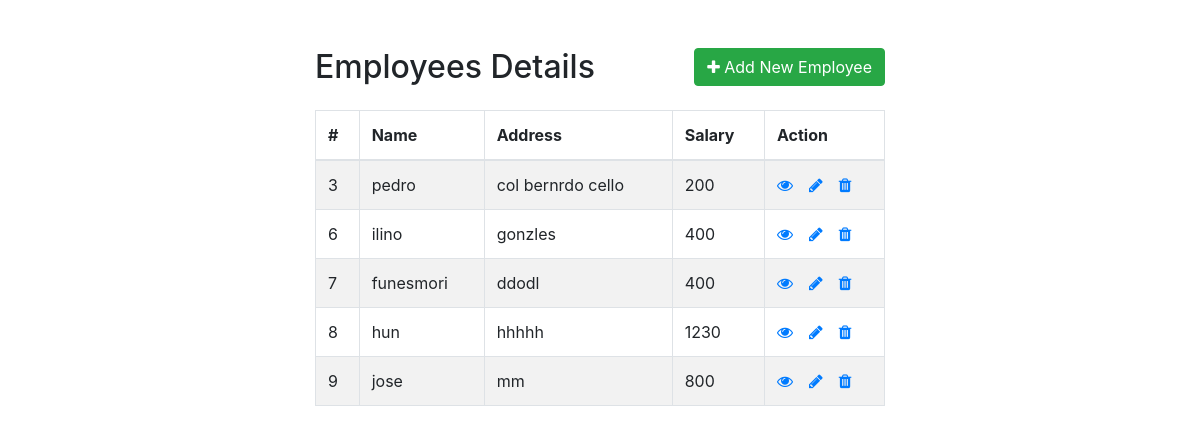
The page / on the database its author committed.
### tables this page shows
CREATE TABLE `employees` (
  `id` int(11) NOT NULL,
  `name` varchar(100) NOT NULL,
  `address` varchar(255) NOT NULL,
  `salary` int(10) NOT NULL
);

### index.php (the view, shortened to what this page needs)
<!DOCTYPE html>
<html lang="en">
<head>
    <link rel="stylesheet" href="https://stackpath.bootstrapcdn.com/bootstrap/4.5.2/css/bootstrap.min.css">
    <link rel="stylesheet" href="https://maxcdn.bootstrapcdn.com/font-awesome/4.7.0/css/font-awesome.min.css">
</head>
<body>
    <div class="wrapper">
        <div class="container-fluid">
            <div class="row">
                <div class="col-md-12">
                    <div class="mt-5 mb-3 clearfix">
                        <h2 class="pull-left">Employees Details</h2>
                        <a href="create.php" class="btn btn-success pull-right"><i class="fa fa-plus"></i> Add New Employee</a>
                    </div>
                    <?php
                    require_once "config.php";
                    $sql = "SELECT * FROM employees";
                    if($result = mysqli_query($link, $sql)){
                        if(mysqli_num_rows($result) > 0){
                            echo '<table class="table table-bordered table-striped">';
                                echo "<thead>";
                                    echo "<tr>";
                                        echo "<th>#</th>";
                                        echo "<th>Name</th>";
                                        echo "<th>Address</th>";
                                        echo "<th>Salary</th>";
                                        echo "<th>Action</th>";
                                    echo "</tr>";
                                echo "</thead>";
                                echo "<tbody>";
                                while($row = mysqli_fetch_array($result)){
                                    echo "<tr>";
                                        echo "<td>" . $row['id'] . "</td>";
                                        echo "<td>" . $row['name'] . "</td>";
                                        echo "<td>" . $row['address'] . "</td>";
                                        echo "<td>" . $row['salary'] . "</td>";
                                        echo "<td>";
                                            echo '<a href="read.php?id='. $row['id'] .'" class="mr-3" title="View Record" data-toggle="tooltip"><span class="fa fa-eye"></span></a>';
                                            echo '<a href="update.php?id='. $row['id'] .'" class="mr-3" title="Update Record" data-toggle="tooltip"><span class="fa fa-pencil"></span></a>';
                                            echo '<a href="delete.php?id='. $row['id'] .'" title="Delete Record" data-toggle="tooltip"><span class="fa fa-trash"></span></a>';
                                        echo "</td>";
                                    echo "</tr>";
                                }
                                echo "</tbody>";
                            echo "</table>";
                        } else{
                            echo '<div class="alert alert-danger"><em>No records were found.</em></div>';
                        }
                    } else{
                        echo "Oops! Something went wrong. Please try again later.";
                    }
                    ?>
                </div>
            </div>
        </div>
    </div>
</body>
</html>

### index.php (style rules this page uses)
.wrapper { width: 600px; margin: 0 auto; }
table tr td:last-child { width: 120px; }

### rows shown on the page
employees: id "3", name "pedro", address "col bernrdo cello", salary "200"
employees: id "6", name "ilino", address "gonzles", salary "400"
employees: id "7", name "funesmori", address "ddodl", salary "400"
employees: id "8", name "hun", address "hhhhh", salary "1230"
employees: id "9", name "jose", address "mm", salary "800"
